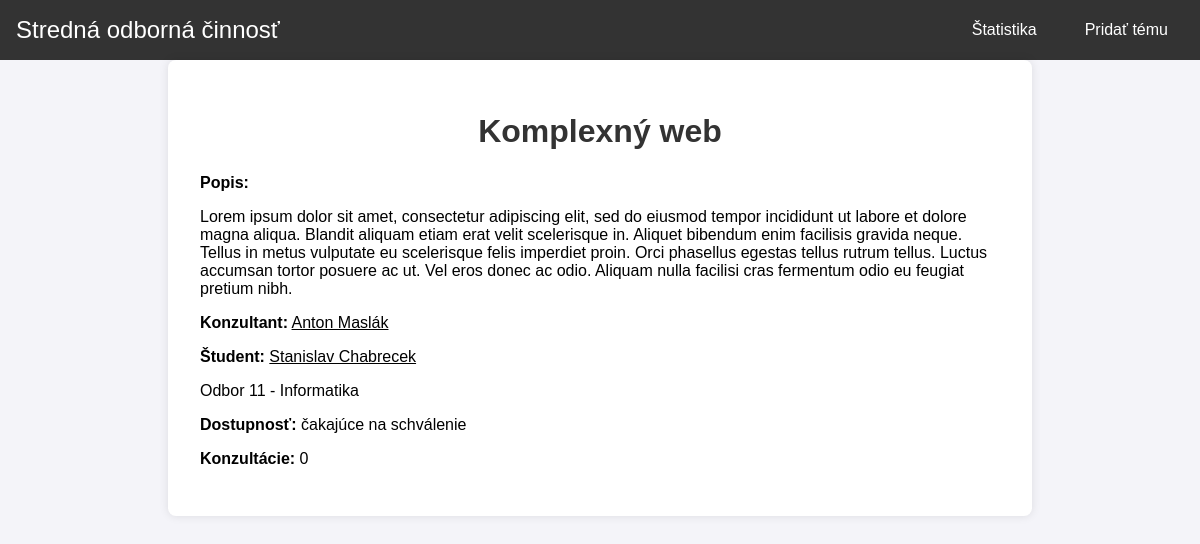
Screenshot of /soc/temy/1 with the database file from the repository.
### soc/models.py (models this page shows, shortened)
class Tema(models.Model):
    POCET_CHOICES = [
        (0, '0'),
        (1, '1'),
        (2, '2'),
        (3, '3'),
    ]
    nazov = models.CharField(max_length=155)
    popis = models.TextField()
    konzultant = models.ForeignKey(Ucitel, on_delete=models.SET_NULL, null=True, blank=True)
    student = models.ForeignKey(Student, on_delete=models.SET_NULL, null=True, blank=True)
    odbor = models.ForeignKey(Odbor, on_delete=models.SET_NULL, null=True, blank=True)
    dostupnost = models.ForeignKey(Dostupnost, on_delete=models.SET_NULL, null=True, blank=True)
    pocet_konzultacii = models.IntegerField(choices=POCET_CHOICES, default=0)
    class Meta:
        verbose_name = "Téma"
        verbose_name_plural = "Témy"
        ordering = ["dostupnost"]

class Ucitel(models.Model):
    meno = models.CharField(max_length=20)
    priezvisko = models.CharField(max_length=20)
    email = models.CharField(max_length=55)
    heslo = models.CharField(max_length=55)
    def __str__(self):
        return f"{self.meno} {self.priezvisko}"
    class Meta:
        verbose_name = "Učiteľ"
        verbose_name_plural = "Učitelia"
        ordering = ["priezvisko"]

class Student(models.Model):
    meno = models.CharField(max_length=20)
    priezvisko = models.CharField(max_length=20)
    email = models.CharField(max_length=55)
    heslo = models.CharField(max_length=55)
    def __str__(self):
        return f"{self.meno} {self.priezvisko}"
    class Meta:
        verbose_name = "Študent"
        verbose_name_plural = "Študenti"
        ordering = ["priezvisko"]

class Odbor(models.Model):
    nazov = models.CharField(max_length=55)
    def __str__(self):
        return f"{self.nazov}"
    class Meta:
        verbose_name = "Odbor"
        verbose_name_plural = "Odbory"

class Dostupnost(models.Model):
    nazov = models.CharField(max_length = 25)
    def __str__(self):
        return f"{self.nazov}"
    class Meta:
        verbose_name = "Dostupnosť"
        verbose_name_plural = "Dostupnosť"

### soc/views.py (the view)
# urls.py: path('temy/<tema>', views.vypis_temy, name='tema'),
def vypis_temy(request, tema):
    tema = Tema.objects.get(id=tema)
    return render(request, "soc/detail.html", {"tema":tema})

### soc/templates/soc/detail.html (shortened to what this page needs)
{% extends "base.html" %}
{% block content %}
    {% if tema %}
    <div class="content-container">
        <h1>{{ tema.nazov }}</h1>
        <div class="topic-details">
            <b>Popis: </b>
            <p>{{ tema.popis }}</p>
            <p><b>Konzultant:</b> <a href="{% url 'ucitel' ucitel=tema.konzultant.id %}">{{ tema.konzultant }}</a></p>
            <p><b>Študent:</b> {% if tema.student %} <a href="{% url 'student' student=tema.student.id %}">{{ tema.student }}</a> {% endif %} </p>
            <p>{{ tema.odbor }}</p>
            <p><b>Dostupnosť:</b> {{ tema.dostupnost }}</p>
            <p><b>Konzultácie:</b> {{ tema.pocet_konzultacii }}</p>
        </div>
    </div>
    {% endif %}
{% endblock %}

### soc/static/soc/style.css (style rules this page uses)
body { margin: 0; font-family: Arial, sans-serif; background-color: #f4f4f9; }
h1 { text-align: center; color: #333; margin-bottom: 1.5rem; }
.container, .content-container { max-width: 800px; margin: 0 auto; padding: 2rem; background-color: #fff; box-shadow: 0 0 10px rgba(0, 0, 0, 0.1); border-radius: 8px; margin-bottom: 2rem; }
a { color: #000; }

### rows the page displays
Tema: nazov "Komplexný web", popis "Lorem ipsum dolor sit amet, consectetur adipiscing elit, sed do eiusmod tempor incididunt ut labore et dolore magna aliqua. Blandit aliquam etiam erat velit scelerisque in. Aliquet bibendum enim facilisis gravida neque. Tellus in metus vulputate eu scelerisque felis imperdiet proin. Orci phasellus egestas tellus rutrum tellus. Luctus accumsan tortor posuere ac ut. Vel eros donec ac odio. Aliquam nulla facilisi cras fermentum odio eu feugiat pretium nibh.", konzultant "Anton Maslák", student "Stanislav Chabrecek", odbor "Odbor 11 - Informatika", dostupnost "čakajúce na schválenie", pocet_konzultacii "0"
